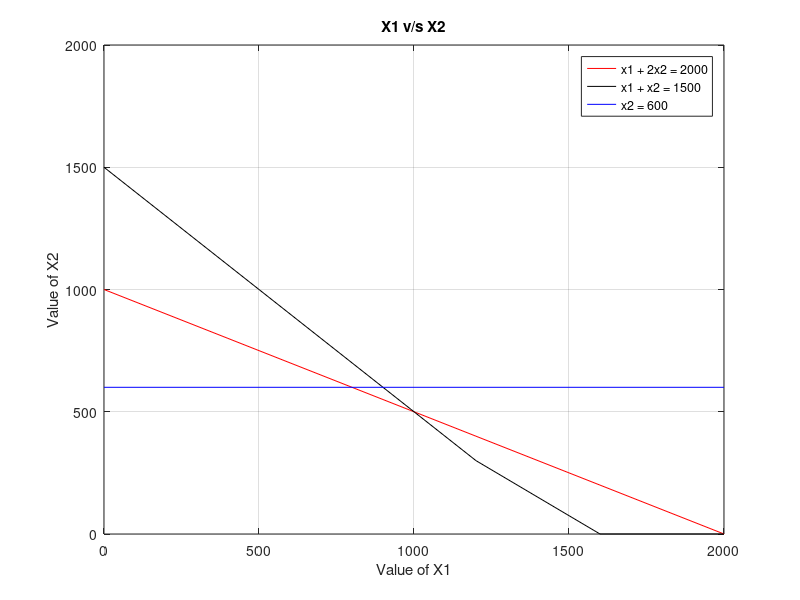

MATLAB code for this plot:
clc;
clear;

% Phase 1 : Input Parameter
C = [3 5];
A = [1 2; 1 1; 0 1];
B = [2000; 1500; 600];

% Phase 2 : Plotting a Graph
Y1 = 0:400:max(B); % Y1 = [ 0         400         800        1200        1600        2000 ]
X21 = (B(1) - A(1,1)*Y1)/A(1,2);
X22 = (B(2) - A(2,1)*Y1)/A(2,2);
X23 = (B(3) - A(3,1)*Y1)/A(3,2);

X21 = max(0,X21);
X22 = max(0,X22);
X23 = max(0,X23);

plot(Y1,X21,'r',Y1,X22,'k',Y1,X23,'b');
xlabel('Value of X1');
ylabel('Value of X2');
title('X1 v/s X2');
legend('x1 + 2x2 = 2000','x1 + x2 = 1500','x2 = 600');
grid on;

% Phase 3 : Find Corners Points with axis.
CX1 = find(Y1==0); % 1
C1 = find(X21==0); % 6
LINE1 = [Y1(:,[C1 CX1]); X21(:,[C1 CX1])]'; % 2 POINTS 1 LINE

C2 = find(X22==0); % 5 6
LINE2 = [Y1(:,[C2 CX1]); X22(:,[C2 CX1])]';% 3 POINTS 2 LINE

C3 = find(X23==0); % NOT FOUND
LINE3 = [Y1(:,[C3 CX1]); X23(:,[C3 CX1])]'; % 1 POINT 1 LINE
CORPT = unique([LINE1;LINE2;LINE3],'rows');

% Phase 4 : Find point of Intersection
HG = [0; 0];
for i=1:size(A,1)
    hg1=A(i,:);
    b1=B(i,:);
    for j=i+1:size(A,1)
        hg2=A(j,:);
        b2 = B(j,:);
        Aa = [hg1; hg2];
        Bb = [b1; b2];
        Xx = Aa\Bb;
        HG=[HG Xx];
    end
end
pt = HG';
